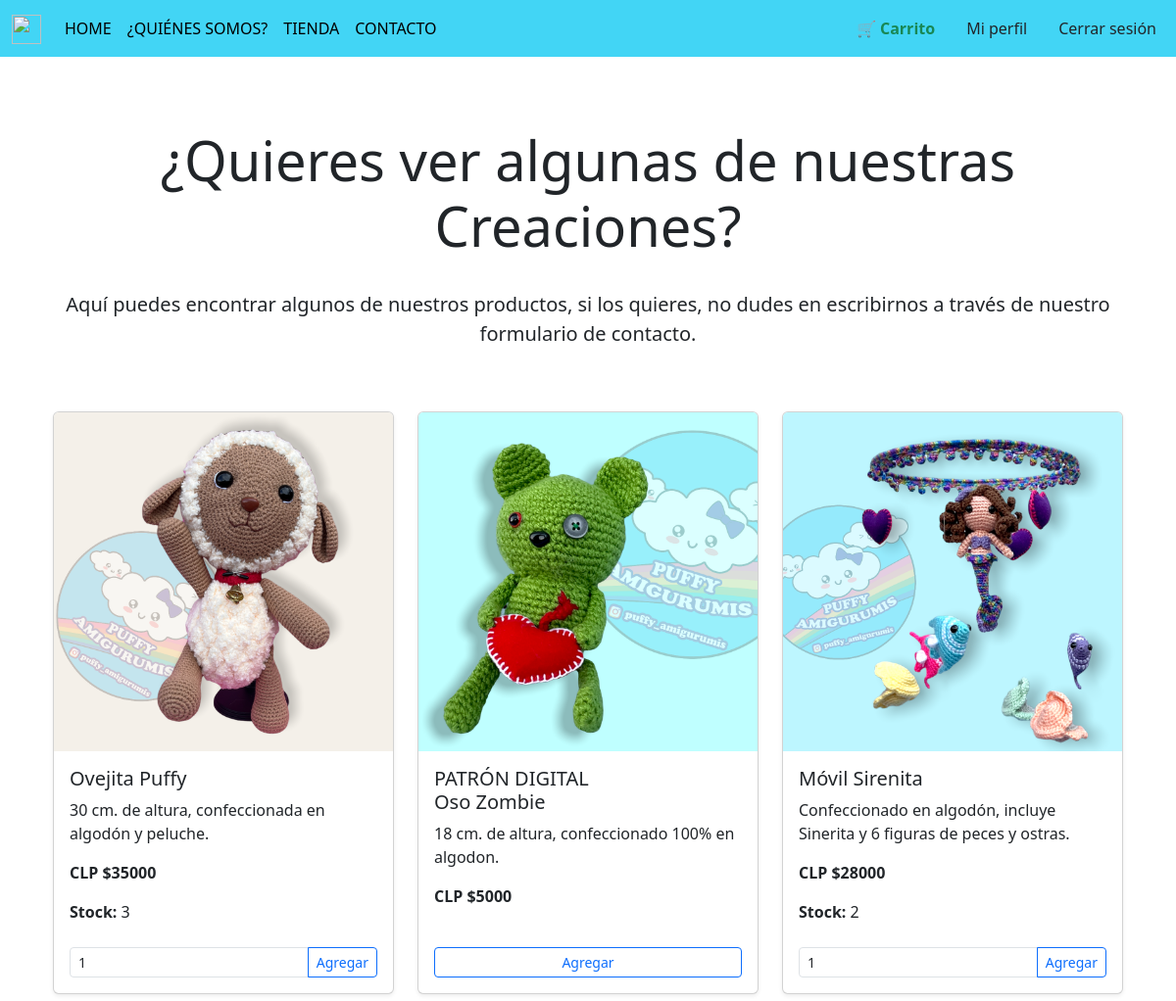
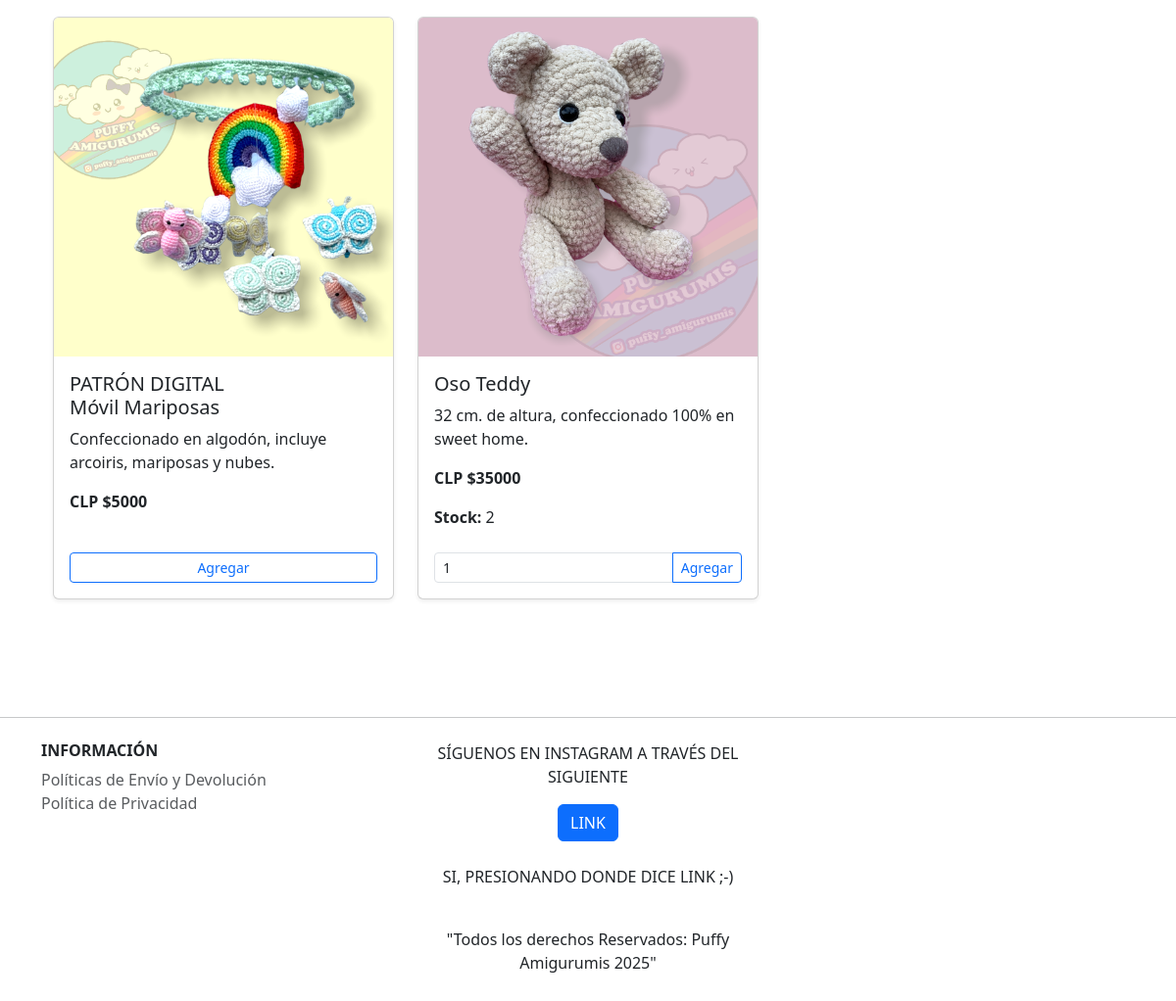
/listado/ (signed in), run on the app's committed database (2 pictures, top to bottom).
### market/models.py (models this page shows, shortened)
class Producto(models.Model):
    TIPO_CHOICES = [
        ('fisico', 'Físico'),
        ('digital', 'Digital'),
    ]
    id = models.AutoField(primary_key=True)
    nombre = models.CharField(max_length=100)
    descripcion = models.TextField()
    precio = models.DecimalField(max_digits=10, decimal_places=2)
    stock = models.IntegerField()
    imagen = models.ImageField(upload_to='productos/', blank=True, null=True)
    tipo = models.CharField(max_length=10, choices=TIPO_CHOICES, default='fisico')
    archivo = models.FileField(upload_to='digitales/', blank=True, null=True)

### market/views.py (the view)
# urls.py: path('listado/', views.listado, name='listado'),
def listado(request):
    productos = Producto.objects.all()
    cart = Cart(request)
    cantidades = {int(pid): item['cantidad'] for pid, item in cart.cart.items()}
    for producto in productos:
        producto.disponible = max(producto.stock - cantidades.get(producto.id, 0), 0)
    digitales_en_carro = [
        int(pid) for pid in cart.cart.keys()
        if Producto.objects.filter(id=pid, tipo='digital').exists()
    ]
    return render(request, 'market/listado.html', {
        'productos': productos,
        'digitales_en_carro': digitales_en_carro,
    })

### market/cart.py (called while the page is built)
    def total_items(self):
        return sum(item['cantidad'] for item in self.cart.values())

### market/context_processors.py (called while the page is built)
def carrito_total(request):
    cart = Cart(request)
    for item in cart.cart.values():
        try:
            item['subtotal'] = float(item['precio']) * int(item['cantidad'])
        except (ValueError, TypeError):
            item['subtotal'] = 0
    return {
        'carro': cart.cart,
        'carrito_total': cart.total_items()
    }

### market/templates/market/listado.html (shortened to what this page needs)
{% extends "base.html" %}
{% block contenido %}
<br><br>
<section>
    <div class="jumbotron jumbotron-fluid">
        <div class="container">
            <h1 class="display-4 text-center">¿Quieres ver algunas de nuestras Creaciones?</h1>
            <br>
            <p class="lead text-center">
                Aquí puedes encontrar algunos de nuestros productos, si los quieres,
                no dudes en escribirnos a través de nuestro formulario de contacto.
            </p>
        </div>
        <br>
    </div>
    <div class="container mt-4">
        <div class="row">
            {% for producto in productos %}
            <div class="col-md-4 mb-4 d-flex">
                <div class="card shadow-sm w-100 d-flex flex-column">
                    {% if producto.imagen %}
                        <img src="{{ producto.imagen.url }}" class="card-img-top" alt="{{ producto.nombre }}">
                    {% else %}
                        <img src="https://via.placeholder.com/300x200?text=Sin+Imagen" class="card-img-top" alt="Sin imagen">
                    {% endif %}
                    <div class="card-body d-flex flex-column">
                        <h5 class="card-title">
                            {% if producto.tipo == 'digital' %}
                                <span class="d-block" style="font-weight: normal;">PATRÓN DIGITAL</span>
                            {% endif %}
                            {{ producto.nombre }}
                        </h5>
                        <p class="card-text">{{ producto.descripcion }}</p>
                        <p class="card-text"><strong>CLP ${{ producto.precio|floatformat:0 }}</strong></p>
                        {% if producto.tipo == 'fisico' %}
                            <p class="card-text">
                                <strong>Stock:</strong> {{ producto.disponible }}
                            </p>
                        {% endif %}
                        <div class="mt-auto">
                            {% if producto.disponible > 0 %}
                                {% if producto.tipo == 'fisico' %}
                                    <form method="post" action="{% url 'agregar_al_carro' producto.id %}">
                                        <div class="input-group mt-2">
                                            <input type="number" name="cantidad" class="form-control form-control-sm"
                                                min="1" max="{{ producto.disponible }}" value="1" required>
                                            <button type="submit" class="btn btn-outline-primary btn-sm">Agregar</button>
                                        </div>
                                    </form>
                                {% else %}
                                    {% if producto.id in digitales_en_carro %}
                                        <div class="text-center mt-2 p-2 small" style="background-color: #d0f0ff; color: #004c66; border: 1px solid #b3e5fc; border-radius: 4px;">
                                            <P>¡LISTO!</P>Su patrón digital ya está en el carrito.
                                        </div>
                                    {% else %}
                                        <form method="post" action="{% url 'agregar_al_carro' producto.id %}">
                                            <div class="d-grid mt-2">
                                                <button type="submit" class="btn btn-outline-primary btn-sm w-100">Agregar</button>
                                            </div>
                                        </form>
                                    {% endif %}
                                {% endif %}
                            {% else %}
                                <p class="text-danger mt-2"><strong>Sin stock disponible</strong></p>
                            {% endif %}
                        </div>
                    </div>
                </div>
            </div>
            {% empty %}
            <div class="col-12">
                <p class="text-center">No hay productos disponibles por el momento.</p>
            </div>
            {% endfor %}
        </div>
    </div>
</section>
<br><br>
{% endblock %}

### data on the page
Producto: imagen (picture), nombre "Ovejita Puffy", descripcion "30 cm. de altura, confeccionada en algodón y peluche.", precio "35000", disponible "3"
Producto: imagen (picture), tipo "PATRÓN DIGITAL", nombre "Oso Zombie", descripcion "18 cm. de altura, confeccionado 100% en algodon.", precio "5000"
Producto: imagen (picture), nombre "Móvil Sirenita", descripcion "Confeccionado en algodón, incluye Sinerita y 6 figuras de peces y ostras.", precio "28000", disponible "2"
Producto: imagen (picture), tipo "PATRÓN DIGITAL", nombre "Móvil Mariposas", descripcion "Confeccionado en algodón, incluye arcoiris, mariposas y nubes.", precio "5000"
Producto: imagen (picture), nombre "Oso Teddy", descripcion "32 cm. de altura, confeccionado 100% en sweet home.", precio "35000", disponible "2"
